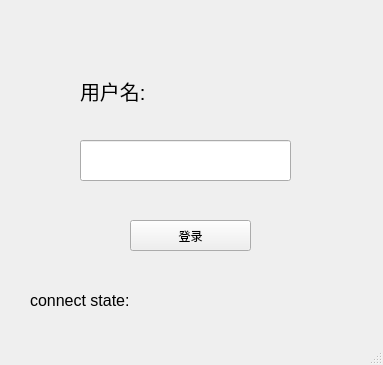
<?xml version="1.0" encoding="UTF-8"?>
<ui version="4.0">
 <class>MainWindow</class>
 <widget class="QMainWindow" name="MainWindow">
  <property name="geometry">
   <rect>
    <x>0</x>
    <y>0</y>
    <width>383</width>
    <height>365</height>
   </rect>
  </property>
  <property name="windowTitle">
   <string>wuzi_game_login</string>
  </property>
  <widget class="QWidget" name="centralwidget">
   <widget class="QLabel" name="label">
    <property name="geometry">
     <rect>
      <x>80</x>
      <y>70</y>
      <width>111</width>
      <height>41</height>
     </rect>
    </property>
    <property name="font">
     <font>
      <pointsize>15</pointsize>
     </font>
    </property>
    <property name="text">
     <string>用户名:</string>
    </property>
   </widget>
   <widget class="QLineEdit" name="user_name">
    <property name="geometry">
     <rect>
      <x>80</x>
      <y>140</y>
      <width>211</width>
      <height>41</height>
     </rect>
    </property>
    <property name="font">
     <font>
      <pointsize>12</pointsize>
     </font>
    </property>
   </widget>
   <widget class="QPushButton" name="login_gtn">
    <property name="geometry">
     <rect>
      <x>130</x>
      <y>220</y>
      <width>121</width>
      <height>31</height>
     </rect>
    </property>
    <property name="text">
     <string>登录</string>
    </property>
   </widget>
   <widget class="QLabel" name="label_2">
    <property name="geometry">
     <rect>
      <x>30</x>
      <y>290</y>
      <width>121</width>
      <height>21</height>
     </rect>
    </property>
    <property name="font">
     <font>
      <pointsize>12</pointsize>
     </font>
    </property>
    <property name="text">
     <string>connect state:</string>
    </property>
   </widget>
   <widget class="QLabel" name="label_3">
    <property name="geometry">
     <rect>
      <x>163</x>
      <y>292</y>
      <width>81</width>
      <height>20</height>
     </rect>
    </property>
    <property name="font">
     <font>
      <pointsize>12</pointsize>
      <weight>75</weight>
      <bold>true</bold>
     </font>
    </property>
    <property name="text">
     <string/>
    </property>
   </widget>
  </widget>
  <widget class="QStatusBar" name="statusbar"/>
 </widget>
 <resources/>
 <connections/>
</ui>
